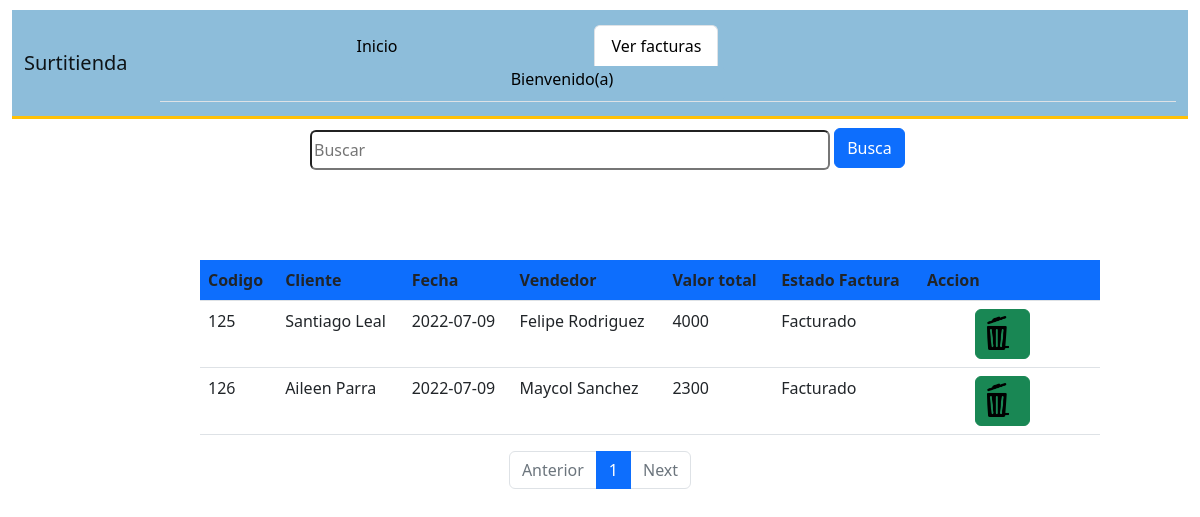
Page /auditor/facturas/factu.php?pagina=1 on the committed database.
### tables this page shows
CREATE TABLE `detalle_factu` (
  `id_detal` int(11) NOT NULL,
  `n_factu` int(11) DEFAULT NULL,
  `cod_product` int(11) NOT NULL,
  `id_usu` int(11) DEFAULT NULL,
  `cantidad` int(12) DEFAULT NULL,
  `valor_venta` int(10) DEFAULT NULL
);

CREATE TABLE `facturas` (
  `n_factu` int(11) NOT NULL,
  `id_cliente` int(11) NOT NULL,
  `fecha_creacion` date NOT NULL DEFAULT current_timestamp(),
  `id_usu` int(11) NOT NULL,
  `valor_total` int(9) DEFAULT NULL,
  `id_esta` int(4) DEFAULT NULL
);

CREATE TABLE `clientes` (
  `id_cliente` int(11) NOT NULL,
  `nombre` char(70) DEFAULT NULL,
  `apellido` char(70) DEFAULT NULL,
  `tel` bigint(10) DEFAULT NULL,
  `direccion` char(80) DEFAULT NULL
);

CREATE TABLE `usuarios` (
  `id_usu` int(11) NOT NULL,
  `id_tip_usu` int(3) DEFAULT NULL,
  `usuario` char(60) DEFAULT NULL,
  `nombre_usuario` char(70) DEFAULT NULL,
  `apellido_usuario` char(70) DEFAULT NULL,
  `correo` char(80) DEFAULT NULL,
  `clave` char(255) DEFAULT NULL
);

CREATE TABLE `estados` (
  `id_esta` int(4) NOT NULL,
  `estado` char(60) DEFAULT NULL
);

### auditor/facturas/factu.php (the view, shortened to what this page needs)
<?php
    require_once("../../conection/conexion.php");
    $nombre1=$_SESSION['nomb'];
    $apellido=$_SESSION['apel'];
    $sentencia1="SELECT * FROM detalle_factu,facturas,usuarios,clientes,estados WHERE detalle_factu.n_factu=facturas.n_factu and  facturas.id_usu=usuarios.id_usu  and facturas.id_cliente=clientes.id_cliente and facturas.id_esta=estados.id_esta ";
    $resultado=$bd->prepare($sentencia1);
    $resultado->execute();
    $registros=3;
    $total=$resultado->rowCount();
   $paginas=$total/4;
   $paginas=ceil($paginas);
?>
<!DOCTYPE html>
<html lang="en">
<head>
    <link href="https://cdn.jsdelivr.net/npm/bootstrap@5.2.0-beta1/dist/css/bootstrap.min.css" rel="stylesheet">
    <link rel="stylesheet" href="../../css/audi.css">
</head>
<body>
<div class="container-fluid">
        <nav class="navbar navbar-expand-md navbar-light border-3 border-bottom border-warning">
        <?php
                    $iniciar=($_GET['pagina']-1)*$registros;
                    $sentencia1="SELECT * FROM detalle_factu,facturas,usuarios,clientes,productos,estados WHERE detalle_factu.n_factu=facturas.n_factu and detalle_factu.cod_product=productos.cod_product and facturas.id_usu=usuarios.id_usu  and facturas.id_cliente=clientes.id_cliente and facturas.id_esta=estados.id_esta  LIMIT :iniciar,:nregistros";
                    $fell=$bd->prepare($sentencia1);
                    $fell->bindParam(":iniciar",$iniciar,PDO::PARAM_INT);
                    $fell->bindParam(":nregistros",$registros,PDO::PARAM_INT);
                    $fell->execute();
                    $camb=$fell->fetchAll();
                    ?>
        <div class="container-fluid">
                <a href="index.php" class="navbar-brand">Surtitienda</a>
                <div id="MenuNavegacion" class="collapse navbar-collapse">
                    <ul class="nav nav-tabs ms-3">
                        <li class="nav-item"><a id="ini" class="nav-link" href="../index.php">Inicio</a></li>
                        <li class="nav-item"><a id="ini" class="nav-link  active" href="facturas/factu.php">Ver facturas</a></li>
                        <div class="btn-group" role="group">
                            <button id="btnGroupDrop1" type="button" class="dropdown" data-bs-toggle="dropdown" aria-expanded="false">
                            <p id="p">Bienvenido(a) <?php echo $nombre1 ?>  <?php echo $apellido ?></p>
                            </button>
                        </div>
                    </ul>
                </div>
            </div>
        </nav>
    </div>
    <form action="buscar.php" method="post">
    <input class="buscar"  type="search" name="buscar"  id="" placeholder="Buscar"> <a href="#"><button id="but" class="btn btn-primary">Busca </button></a>
    <table  class="table">
        <tr>
            <th class="bg-primary" scope="col">Codigo</th>
            <th class="bg-primary" scope="col">Cliente</th>
            <th class="bg-primary" scope="col">Fecha</th>
            <th class="bg-primary" scope="col">Vendedor</th>
            <th class="bg-primary" scope="col">Valor total</th>
            <th class="bg-primary" scope="col">Estado Factura</th>
            <th class="bg-primary" scope="col">Accion</th>
        </tr>
        <?php
            foreach ($camb as $move) {
        ?>
            <tr>
                <td><?php echo $move->n_factu?></td>
                <?php $cod= $move->cod_product ?>
                <?php $detal= $move->id_detal ?>
                <td><?php echo $move->nombre?> <?php echo $move->apellido?></td>
                <td><?php echo $move->fecha_creacion?></td>
                <td><?php echo $move->nombre_usuario?> <?php echo $move->apellido_usuario?> </td>
                <td><?php echo $move->valor_total?></td>
                <td><?php echo $move->estado?></td>
                <td><a id="q1" title="anular" class="btn btn-success mx-5" href="modificar.php?id=<?php echo $move->n_factu?> & nomb=<?php echo $move->nombre_usuario?> &idd=<?php echo $detal?> &codp=<?php echo $cod?> & canti=<?php echo $move->cantidad?> &cantp=<?php echo $move->cantidadp?>"><img class="mi" src="../../img/bote1.png" alt=""></a></td>
            </tr>
        <?php
        }
        ?>
    </table>
    </form>
    <nav aria-label="Page navigation example">
  <ul class="pagination justify-content-center">
    <li class="page-item <?php  echo $_GET['pagina']<=1? 'disabled' : '' ?> ">
        <a class="page-link" href="factu.php?pagina=<?php echo $_GET['pagina']-1 ?>">Anterior</a>
    </li>
    <?php
        for($i=0; $i<$paginas; $i++):?>
            <li class="page-item <?php echo $_GET ['pagina']==$i+1? 'active': ''?>">
                <a class="page-link"
                href="factu.php?pagina=<?php echo $i+1?>">
                <?php echo $i+1?></a>
            </li>
            <?php endfor?>
    <li class="page-item <?php  echo $_GET['pagina']>=$paginas? 'disabled' : '' ?> "><a class="page-link" href="factu.php?pagina=<?php echo $_GET['pagina']+1 ?>">Next</a></li>
  </ul>
</nav>
</body>
</html>

### css/audi.css (style rules this page uses)
body { overflow: hidden; }
.btn-group { margin-left: 180px; }
#btnGroupDrop1 { border-radius: 5px; background-color:#8DBDDA; margin-left: 60px; border: 0px; color:black; width: 325px; height: 35px; }
.nav { margin-left: 390px; }
#ini { color: black; }
.mi { margin-left: -9px; margin-top: -2px; width: 38px; height: 38px; padding: 2px; }
.buscar { margin-top: 30px; margin-left: 310px; width: 520px; height: 40px; border-radius: 6px; }
#but { height: 40px; margin-top: -7px; }
.container-fluid { height: 90px; }
.navbar { background-color: #8DBDDA; margin-top: 10px; }
.nav-link { margin-left: 180px; }
.table { width: 75%; margin-left: 200px; margin-top: 90px; }

### rows in the picture
detalle_factu: n_factu.n_factu "125", clientes.nombre "Santiago", clientes.apellido "Leal", n_factu.fecha_creacion "2022-07-09", id_usu.nombre_usuario "Felipe", id_usu.apellido_usuario "Rodriguez", n_factu.valor_total "4000", estados.estado "Facturado"
detalle_factu: n_factu.n_factu "126", clientes.nombre "Aileen", clientes.apellido "Parra", n_factu.fecha_creacion "2022-07-09", id_usu.nombre_usuario "Maycol", id_usu.apellido_usuario "Sanchez", n_factu.valor_total "2300", estados.estado "Facturado"
